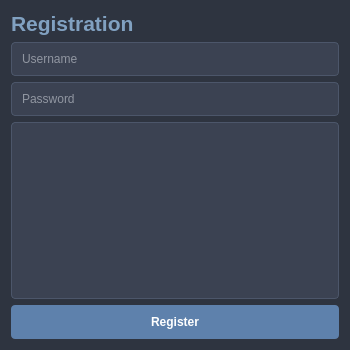
<?xml version="1.0" encoding="UTF-8"?>
<ui version="4.0">
 <class>RegisterDialog</class>
 <widget class="QDialog" name="RegisterDialog">
  <property name="geometry">
   <rect>
    <x>0</x>
    <y>0</y>
    <width>350</width>
    <height>350</height>
   </rect>
  </property>
  <property name="windowTitle">
   <string>Registration</string>
  </property>
  <property name="styleSheet">
   <string notr="true">background-color: #2E3440;
color: #D8DEE9;</string>
  </property>
  <layout class="QVBoxLayout" name="verticalLayout">
   <item>
    <widget class="QLabel" name="labelTitle">
     <property name="styleSheet">
      <string notr="true">QLabel {
    color: #81A1C1;
    font-size: 16pt;
    font-weight: bold;
    qproperty-alignment: AlignCenter;
}</string>
     </property>
     <property name="text">
      <string>Registration</string>
     </property>
    </widget>
   </item>
   <item>
    <widget class="QLineEdit" name="lineEditUsername">
     <property name="styleSheet">
      <string notr="true">QLineEdit {
    background-color: #3B4252;
    color: #E5E9F0;
    border: 1px solid #4C566A;
    border-radius: 4px;
    padding: 8px;
}</string>
     </property>
     <property name="placeholderText">
      <string>Username</string>
     </property>
    </widget>
   </item>
   <item>
    <widget class="QLineEdit" name="lineEditPassword">
     <property name="styleSheet">
      <string notr="true">QLineEdit {
    background-color: #3B4252;
    color: #E5E9F0;
    border: 1px solid #4C566A;
    border-radius: 4px;
    padding: 8px;
}</string>
     </property>
     <property name="placeholderText">
      <string>Password</string>
     </property>
     <property name="echoMode">
      <enum>QLineEdit::Password</enum>
     </property>
    </widget>
   </item>
   <item>
    <widget class="QTextEdit" name="textEditStatus">
     <property name="styleSheet">
      <string notr="true">QTextEdit {
    background-color: #3B4252;
    color: #A3BE8C;
    border: 1px solid #4C566A;
    border-radius: 4px;
    padding: 8px;
}</string>
     </property>
     <property name="readOnly">
      <bool>true</bool>
     </property>
    </widget>
   </item>
   <item>
    <widget class="QPushButton" name="pushButtonRegister">
     <property name="styleSheet">
      <string notr="true">QPushButton {
    background-color: #5E81AC;
    color: white;
    border-radius: 4px;
    padding: 10px;
    font-weight: bold;
}
QPushButton:hover {
    background-color: #81A1C1;
}</string>
     </property>
     <property name="text">
      <string>Register</string>
     </property>
    </widget>
   </item>
  </layout>
 </widget>
 <resources/>
 <connections/>
</ui>
